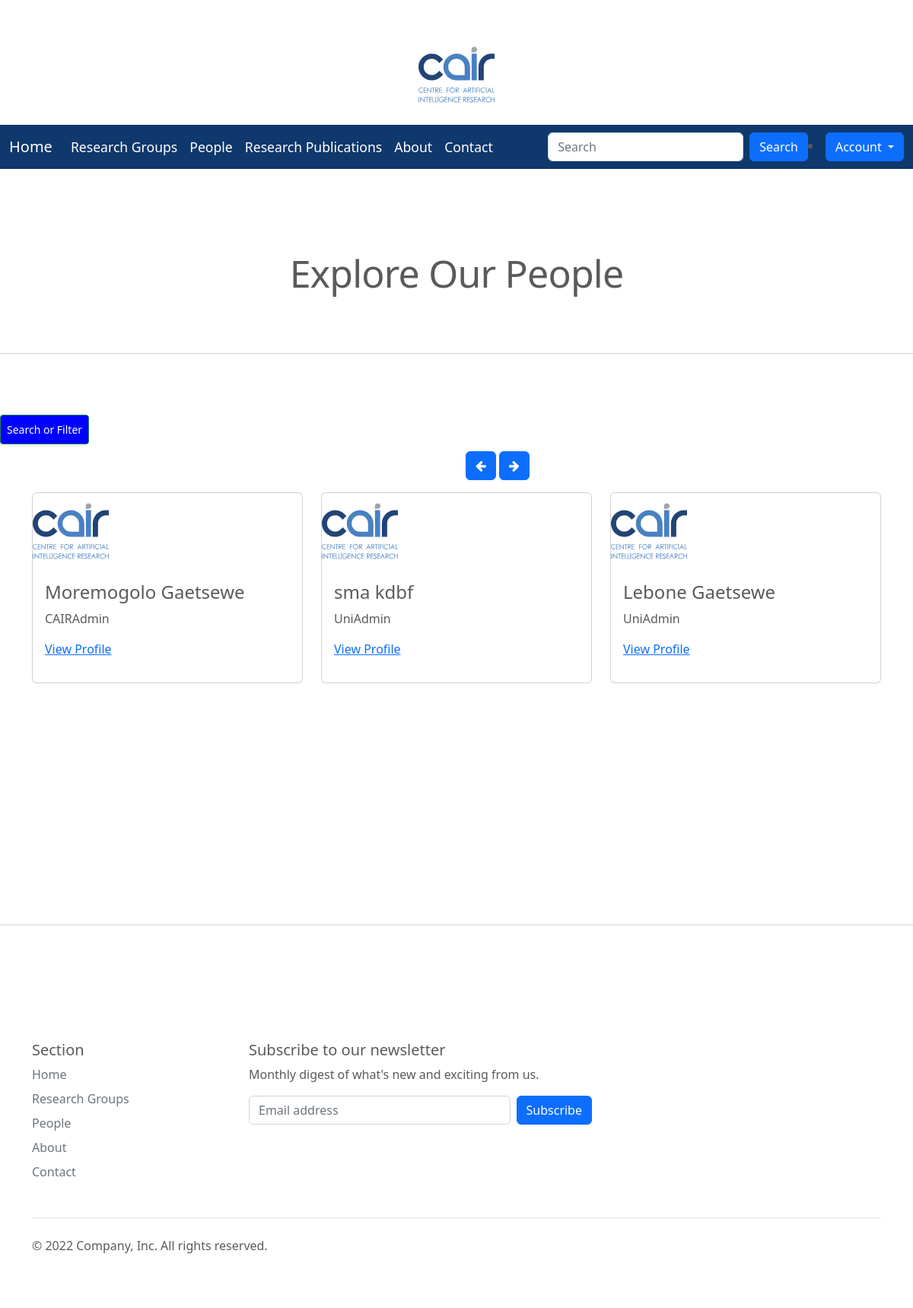
The page /people/ on the database as committed earlier.
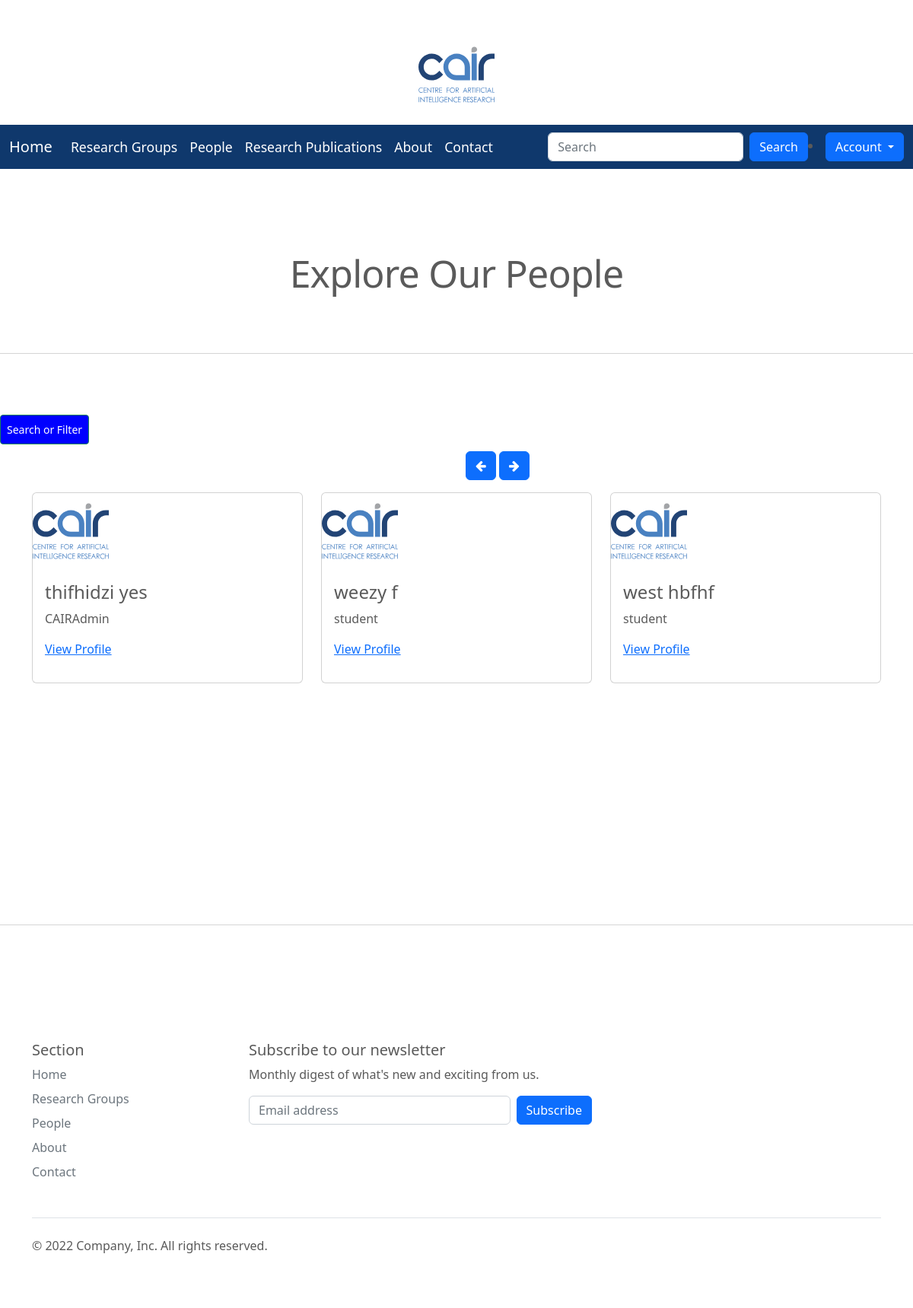
The same page on the database as committed later.
### researchapp/models.py (models this page shows, shortened)
class User(AbstractUser):
    role = models.ForeignKey(Role, on_delete=models.CASCADE, default=None,blank=True , null=TRUE)
    university = models.ForeignKey(University, on_delete=models.CASCADE, default=None,blank=True , null=TRUE)
    group = models.ForeignKey(Group, on_delete=models.CASCADE, default=None,blank=True , null=TRUE)
    bio = models.CharField(max_length=100, blank=True , null=TRUE)
    student_role = models.ForeignKey(StudentRole, on_delete=models.CASCADE, default=None,blank=True , null=TRUE)
    image = models.ImageField(upload_to = 'images/profilePic',blank=True , null=TRUE)

class Role(models.Model):
    RoleType = models.CharField(max_length=100)
    def __str__(self):
        return self.RoleType

### researchapp/views.py (the view)
# urls.py: path('people/',views.people, name = 'people'),
def people(request):
    context ={
            'users': User.objects.all(),
    }
    return render(request,'people.html', context)

### researchapp/templates/people.html (shortened to what this page needs)
{% extends 'base.html' %}
{% load static %}
{% block style %}
    <link rel="stylesheet" href="{% static 'css/style1.css' %}">
    <link href="https://cdn.jsdelivr.net/npm/bootstrap@5.2.0/dist/css/bootstrap.min.css"
    rel="stylesheet">
    <link href='https://cdnjs.cloudflare.com/ajax/libs/font-awesome/4.0.3/css/font-awesome.css' rel='stylesheet'>
    <body oncontextmenu='return false' class='snippet-body'>
{% endblock %}
{% block body%}
  <h2 class="featurette-heading fw-normal lh-1" style="text-align:center;" >Explore Our People </h2>
      <hr class="featurette-divider">
<a  class="btn btn-sm btn-success" href="{% url 'searchPeopleResult'%}" style="padding: 8px; float: left; background-color: blue; color: white;">Search or Filter</a>
  <section class="pt-5 pb-5">
         <div class="container">
             <div class="row">
                 <div class="col-6">
                 </div>
                 <div class="col-6 text-right">
                     <a class="btn btn-primary mb-3 mr-1" href="#carouselExampleIndicators2" role="button"
                     data-slide="prev" >
                         <i class="fa fa-arrow-left"></i>
                     </a>
                     <a class="btn btn-primary mb-3 " href="#carouselExampleIndicators2" role="button" data-slide="next">
                         <i class="fa fa-arrow-right"></i>
                     </a>
                 </div>
                 <div class="col-12">
                     <div id="carouselExampleIndicators2" class="carousel slide" data-ride="carousel">
                         <div class="carousel-inner">
                             <div class="carousel-item active">
                                 <div class="row">
			{% for user in users%}
                                     <div class="col-md-4 mb-3">
                                         <div class="card">
                                             <img class="img-fluid" alt="100%x280"
                                             src= {% if user.uni.image %}{{ user.uni.image.url }}{% else %} {% static 'media/logo.svg' %}{% endif %} style="width:100px;height:100px">
                                             <div class="card-body">
                                                 <h4 class="card-title">{{user.first_name}} {{user.last_name}}</h4>
                                                 <p class="card-text">{{user.role}}</p>
                                                 <p><a href="{% url 'avprofile' user.pk %}">View Profile</a></p>
                                             </div>
                                         </div>
                                     </div>
                                   {% if forloop.counter|divisibleby:3 %}
                                    </div>
                             </div>
                                   {% endif %}
                              {% endfor %}
                         </div>
                     </div>
                 </div>
             </div>
         </div>
       </section>
<br>
<hr class="featurette-divider">
<br>
{% endblock %}

### researchapp/templates/base.html (shortened to what this page needs)
{% load static %}
<!DOCTYPE html>
<html lang="en" dir="ltr">
  <head>
    {% block style %}{% endblock %}
<p style="text-align:center;">
  <a href="{% url 'home' %}">
<img src="{% static 'media/logo.svg'%}"
	alt="Logo"
style="width: 100px; height: 100px;">
 </a>
  <link href="{% static 'css/carousel.css' %}" rel="stylesheet">
  </head>
  <body>
     <nav class="navbar navbar-expand-lg" style="background-color: #0f386c">
       <div class="container-fluid" >
         <div class="collapse navbar-collapse" id="navbarTogglerDemo01">
           <a class="navbar-brand" style="color: #FFFFFF" href="{% url 'home' %}">Home</a>
           <ul class="navbar-nav me-auto mb-2 mb-lg-0">
             <li class="nav-item">
               <a class="nav-link" style="color: #FFFFFF" href="{% url 'researchgroup' %}">Research Groups</a>
             </li>
             <li class="nav-item">
               <a class="nav-link" style="color: #FFFFFF" href="{% url 'people' %}">People</a>
             </li>
             <li class="nav-item">
               <a class="nav-link" style="color: #FFFFFF" href="{% url 'research' %}">Research Publications</a>
             </li>
             <li class="nav-item">
               <a class="nav-link" style="color: #FFFFFF" href="{% url 'about' %}">About</a>
             </li>
             <li class="nav-item">
               <a class="nav-link" style="color: #FFFFFF" href="{% url 'contact' %}">Contact</a>
             </li>
           </ul>
           <form class="d-flex" role="search">
             <input class="form-control me-2" type="search" placeholder="Search" aria-label="Search">
             <button class="btn btn-primary" style="color: #FFFFFF" type="submit">Search</button>
           </form>
         </div>
           <div class="dropdown">
             <li class="nav-item">
            <button type="button" style="color: #FFFFFF" class="btn btn-primary dropdown-toggle" data-bs-toggle="dropdown">
              Account
            </button>
         </li>
       </div>
     </nav>
	{% block body %}
	{% endblock %}
       <div class="container">
         <footer class="py-5">
           <div class="row">
             <div class="col-6 col-md-2 mb-3">
               <h5>Section</h5>
               <ul class="nav flex-column">
                 <li class="nav-item mb-2"><a href="{% url 'home' %}" class="nav-link p-0 text-muted">Home</a></li>
                 <li class="nav-item mb-2"><a href="{% url 'researchgroup' %}" class="nav-link p-0 text-muted">Research Groups</a></li>
                 <li class="nav-item mb-2"><a href="{% url 'people' %}" class="nav-link p-0 text-muted">People</a></li>
                 <li class="nav-item mb-2"><a href="{% url 'about' %}" class="nav-link p-0 text-muted">About</a></li>
                 <li class="nav-item mb-2"><a href="{% url 'contact' %}" class="nav-link p-0 text-muted">Contact</a></li>
               </ul>
             </div>
             <div class="col-md-5 offset-md-1 mb-3">
               <form>
                 <h5>Subscribe to our newsletter</h5>
                 <p>Monthly digest of what's new and exciting from us.</p>
                 <div class="d-flex flex-column flex-sm-row w-100 gap-2">
                   <input id="newsletter1" type="text" class="form-control" placeholder="Email address">
                   <button class="btn btn-primary" type="button">Subscribe</button>
                 </div>
               </form>
             </div>
           </div>
           <div class="d-flex flex-column flex-sm-row justify-content-between py-4 my-4 border-top">
             <p>&copy; 2022 Company, Inc. All rights reserved.</p>
             <ul class="list-unstyled d-flex">
               <li class="ms-3"><a class="link-dark" href="#"><svg class="bi" width="24" height="24"><use xlink:href="#twitter"/></svg></a></li>
               <li class="ms-3"><a class="link-dark" href="#"><svg class="bi" width="24" height="24"><use xlink:href="#instagram"/></svg></a></li>
               <li class="ms-3"><a class="link-dark" href="#"><svg class="bi" width="24" height="24"><use xlink:href="#facebook"/></svg></a></li>
             </ul>
           </div>
         </footer>
       </div>
  </body>
</html>

### researchapp/static/css/style1.css (style rules this page uses)
.navbar .navbar-nav .nav-link { color: #fff; font-size: 1.1em; }

### researchapp/static/css/carousel.css (style rules this page uses)
body { padding-top: 3rem; padding-bottom: 3rem; color: #5a5a5a; }
.carousel { margin-bottom: 4rem; }
.carousel-item { height: 22rem; }
.featurette-divider { margin: 5rem 0; }
.featurette-heading { letter-spacing: -.05rem; }
@media (min-width: 40em) { .featurette-heading { font-size: 50px; } }
@media (min-width: 62em) { .featurette-heading { margin-top: 7rem; } }

Rows that differ between the two databases and show on the page:
removed User: first_name "Moremogolo", last_name "Gaetsewe", role "CAIRAdmin"
removed User: first_name "sma", last_name "kdbf", role "UniAdmin"
removed User: first_name "Lebone", last_name "Gaetsewe", role "UniAdmin"
added User: first_name "thifhidzi", last_name "yes", role "CAIRAdmin"
added User: first_name "weezy", last_name "f", role "student"
now on this page (row edited): User: first_name "west", last_name "hbfhf", role "student"
